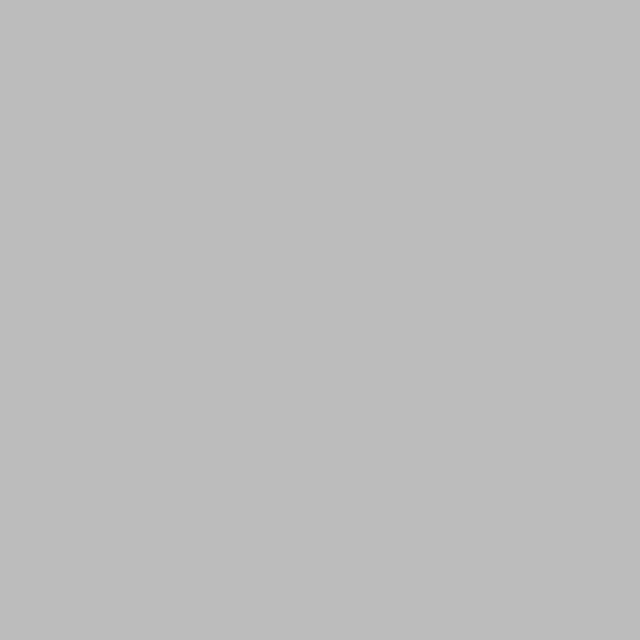
Frame 1 (no input)
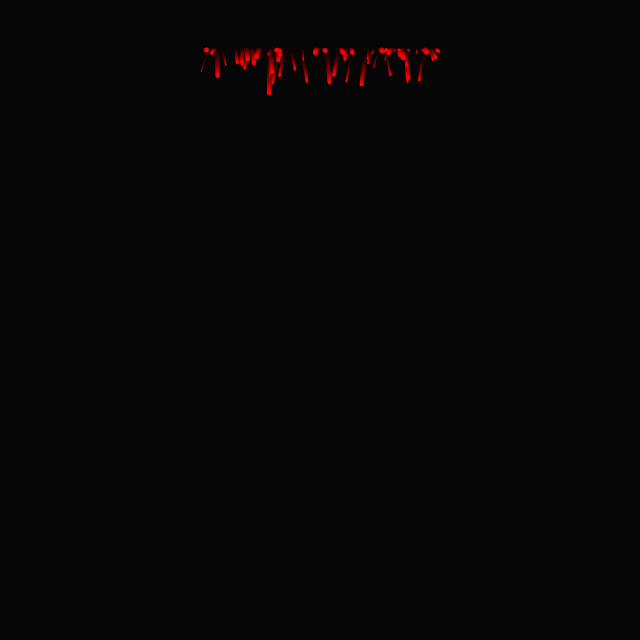
Frame 60 (the mouse pressed at the canvas centre just before this capture)
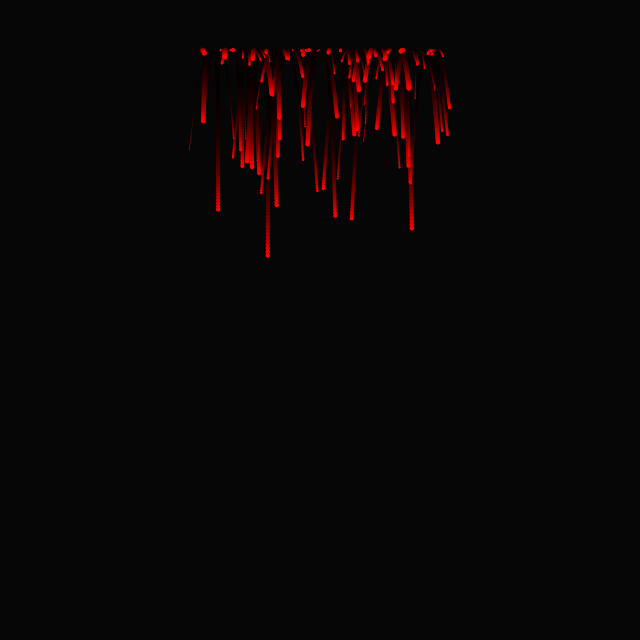
Frame 120 (the mouse held since frame 60 and released just before this capture)

The Processing sketch that drew these frames (run headless with seeded random() and noise(); from frame 60 on, the mouse is pressed at the canvas centre):

// Processing sketch: processing_167308
// ── processing_167308.pde

/* OpenProcessing Tweak of *@*http://www.openprocessing.org/sketch/165816*@* */
/* !do not delete the line above, required for linking your tweak if you upload again */
ArrayList waterfall = new ArrayList();
PVector gravity = new PVector(0, 0.02);

void setup(){
  size(640, 640);
  noStroke();
}

void draw(){
  fill(0, 20);
  rect(0, 0, width, height);
  fill(#FF0000);
  for(int i = 0; i < waterfall.size(); i++){
    Drop d = (Drop) waterfall.get(i);
    d.draw();
    d.applyForce(gravity);
    if(d.loc.y > d.stop){
      /* Reset defaults */
      d.loc = new PVector(random(200, width-200), 50);
      d.vel = new PVector(sin(radians(random(-90, 90)))/5, 0);
    }
  }
  if(waterfall.size() < 800){
    waterfall.add(new Drop(new PVector(random(200, width-200), 50)));
  }
  println(waterfall.size());
}

class Drop {
  PVector loc;
  PVector vel;
  PVector acc;
  float stop;
  float d = random(1, 5);
  
  Drop(PVector loc){
    this.loc = loc;
    stop = height-random(50, 100);
    vel = new PVector(sin(radians(random(-90, 90)))/5, 0);
    acc = new PVector(0, 0);
  }
  
  void draw(){
    vel.add(acc);
    loc.add(vel);
    acc.mult(0);
    ellipse(loc.x, loc.y, d, d); 
  }
  
  void applyForce(PVector force){
    PVector f = PVector.div(force, 1.5-d/5);
    acc.add(f);
  }
}
